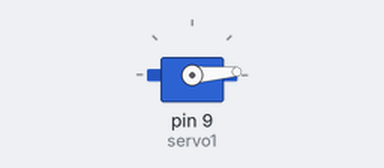
Recording of a sketch running on a simulated Arduino Uno, built with avr-gcc and run on an emulated ATmega328P. Parts: servo.

Above: at 0.05 s.
At 0.65 s:
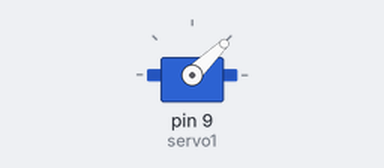
At 1.25 s:
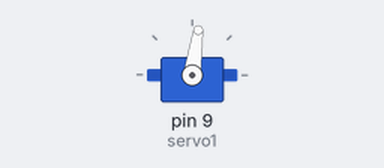
At 2.45 s:
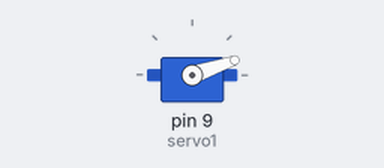
Timing chart, 0 to 6.3 s (numbered marks = the images above):
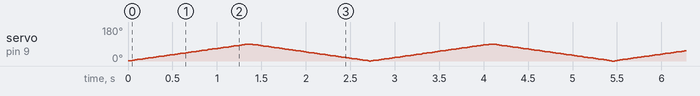

The sketch:

servo_motor_com_loop.ino
```cpp
#include <Servo.h>
  Servo servo1;
  int i;
void setup() {
  servo1.attach(9);
  servo1.write(0);
}

void loop() {
  for (i= 1; i<=90; i++){
    servo1.write(i);
    delay(15);
  }
  for (i=90; i>=0;i--){
    servo1.write(i);
    delay(15);
  }

}
```
